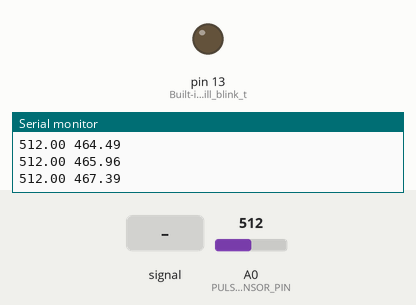
Simulated run of this sketch. Board: Arduino Uno, built with avr-gcc and run on an emulated ATmega328P. Shown: output pins drawn as LEDs (lit = HIGH), the last lines printed to the serial monitor. The inputs (shaded band) are chosen by the test bench; at power-on: A0 (PULSE_SENSOR_PIN) = 512.

Above: at 1.2 s.
1.3 s: A0 (PULSE_SENSOR_PIN) fed a 2 Hz sine of ±306 counts around its level
At 2.74 s:
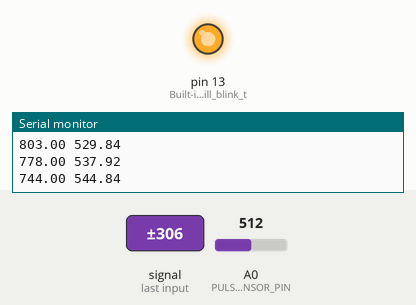
4.3 s: A0 (PULSE_SENSOR_PIN) set to 560
5.8 s: A0 (PULSE_SENSOR_PIN) set to 534
At 6.8 s:
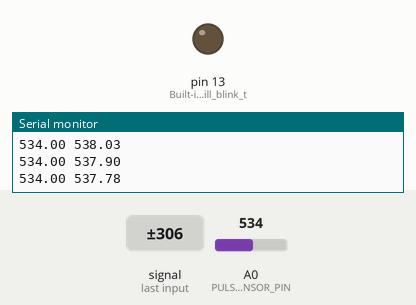
7.5 s: A0 (PULSE_SENSOR_PIN) set to 716
At 8.5 s:
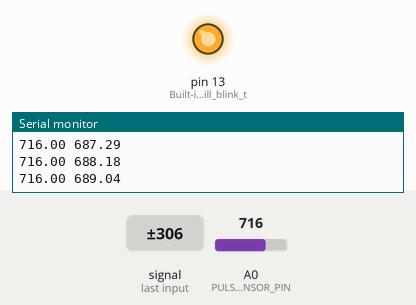
Timing chart, 0 to 10.0 s (numbered marks = the images above; inputs shaded):
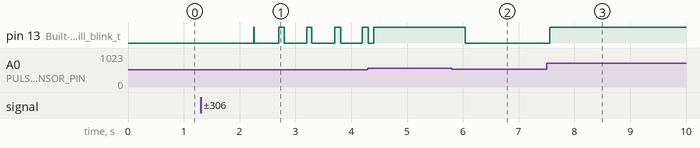

Measured:
- after the input at 1.3 s, pin 13 (Built-in_LED_will_blink_t): LOW → HIGH after 0.95 s, then repeats every 0.53 s: LOW 0.44 s, HIGH 0.09 s
- after the input at 5.8 s, pin 13 (Built-in_LED_will_blink_t): HIGH → LOW after 0.24 s
- after the input at 7.5 s, pin 13 (Built-in_LED_will_blink_t): LOW → HIGH after 0.05 s

The sketch:

pulseSensor.ino
```cpp
const int PULSE_SENSOR_PIN = 0;   // 'S' Signal pin connected to A0

float Signal;                // Store incoming ADC data. Value can range from 0-1024
float Threshold = 550; // Determine which Signal to "count as a beat" and which to ignore.
float fil;
float sgnl;

const float alpha = 0.1;    // Smoothing factor for the IIR filter

float filteredSignal = 0;   // Variable to store the filtered signal

void setup() {
  pinMode(LED_BUILTIN, OUTPUT);  // Built-in LED will blink to your heartbeat
  Serial.begin(9600);            // Set comm speed for serial plotter window
}

void loop() {
  Signal = analogRead(PULSE_SENSOR_PIN); // Read the sensor value

  // Apply the IIR filter
  filteredSignal = 0.969*fil + 0.0155*Signal + 0.0155*sgnl;

  delay(1);
  fil = filteredSignal;
  sgnl = Signal;

  Serial.print(Signal);
  Serial.print(" ");
  Serial.println(filteredSignal);  // Send the filtered signal value to the serial plotter

  if (filteredSignal > Threshold) {  // If the filtered signal is above threshold, turn on the LED
    digitalWrite(LED_BUILTIN, HIGH);
  } else {
    digitalWrite(LED_BUILTIN, LOW);   // Else turn off the LED
  }

  delay(10);
}
```
